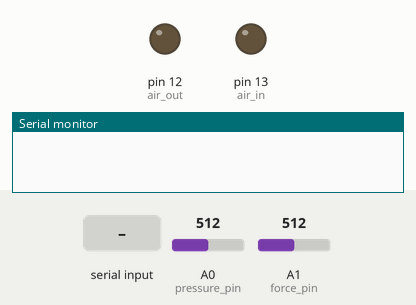
Recording of a sketch running on a simulated Arduino Uno, built with avr-gcc and run on an emulated ATmega328P. Shown: output pins drawn as LEDs (lit = HIGH), the last lines printed to the serial monitor. The test bench sets the inputs (shaded band); at power-on: A0 (pressure_pin) = 512, A1 (force_pin) = 512.

Above: at 1.2 s.
1.3 s: "2," received over Serial
2.8 s: "90,45,200," received over Serial
At 4.81 s:
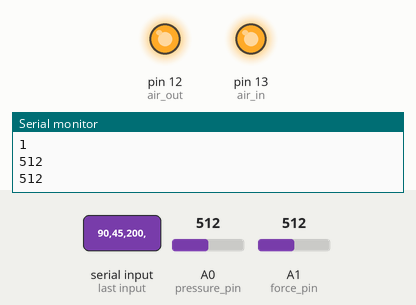
Timing chart, 0 to 6.4 s (numbered marks = the images above; inputs shaded):
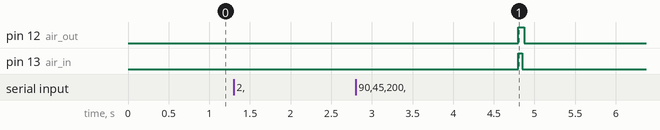

Measured:
- after the input at 2.8 s, pin 12 (air_out): LOW → HIGH after 2.0 s, → LOW 0.07 s later; pin 13 (air_in): LOW → HIGH after 2.0 s, → LOW 0.05 s later

The sketch:

ValvePWM_mod.ino
```cpp
// (licence header left out)
  #include <math.h>
      int choose_branch;    //initialize the variable "choose_branch"

      //Initiating Input and Output pins on Arduino
      int air_in = 13;
      int air_out = 12;
      int pressure_pin = A0;
      int force_pin = A1;

      //Setting the timing of the valves pwm
      String pw_in = "50";            //use milliseconds
      String pw_out = "450";
      String period_in = "500";
      String period_out = "500";
      //initiate timer at 0
      int timer = 0;

  void setup() {
    pinMode(air_in, OUTPUT);
    pinMode(air_out, OUTPUT);
    Serial.begin(115200);           //initialize arduino serial communication
    Serial.setTimeout(1000);         //this sets the maximum milliseconds to wait for serial data. (Nov 5th, changed from 100 ->1000)
    //digitalWrite(air_in,LOW);
    //digitalWrite(air_out,LOW);
  }

  void loop() {
    char choose_branch = '0';
    int total=0;
        digitalWrite(air_in,LOW);
        digitalWrite(air_out,LOW);
    if (Serial.available() > 0)              //If there's info sent over serial from MATLAB, read the serial data into "choose branch" variable.    ('2' = PWM data collection)
    {
      choose_branch = Serial.read();
      if (choose_branch == '2')              //If "choose branch" = 2, then proceed to the following while loop
      {
        Serial.println("running");          //Tell matlab that the arduino recieved the protocol id = running.
        String reading = "2";               //initiate variable to store the serial data as string when it is being read

            while (true)
            {
               reading = Serial.readStringUntil(',');       //read from serial until next ',' sign
                  if (reading.length() > 1 and reading != "2\n")
                  {   //if the reading is anything but 2, break and start collecting data (we need to ignore 2 because matlab sends many instances of the protocol id, so we want to make sure that it checks for the next unique value, which would be how many data points to collect)
                    break;
                  }
            }
                //MATLAB variables
                total = reading.toInt();
                pw_in = Serial.readStringUntil(',').toInt();
                period_in = Serial.readStringUntil(',').toInt();
                pw_out = Serial.readStringUntil(',').toInt();
                period_out = Serial.readStringUntil(',').toInt();

                double start = millis();          //start timer
                double timer = 0;

            //Data collection for pressurizing the BPA
            for (int i = 0; i < total/2; i++)         //data collection begins with total/2  number of data points.
            {
              timer = millis() - start;
                  if (fmod(timer,period_in.toInt())<= pw_in.toInt())      //fmod = floating point modulus. If the remainder of timer/period is smaller than the valve open time, then proceed to turn on valve.
                  {
                    digitalWrite(air_in,HIGH);
                    digitalWrite(air_out,HIGH);
                  } else
                  {
                    digitalWrite(air_in,LOW);                             //If remainder of timer/period is greater than valve open time, shut valve off.
                  }
                  Serial.println(analogRead(force_pin));       //reads raw force data
                  Serial.println(analogRead(pressure_pin));       //reads raw pressure sensor data
                  Serial.println(timer);                //record time stamp of data collection
                  Serial.println(1);
            }
                  // digitalWrite(air_in,LOW)
             //Data collection for depressurizing BPA
             for (int i = 0; i < total/2; i++)
             {
                timer = millis() - start;
                  if (fmod(timer,period_out.toInt())<= pw_out.toInt())
                  {
                  digitalWrite(air_in,LOW);
                  digitalWrite(air_out,HIGH);
                  } else
                  {
                  digitalWrite(air_out,LOW);
                  }
                Serial.println(analogRead(force_pin));       //reads raw force data
                Serial.println(analogRead(pressure_pin));       //reads raw pressure sensor data
                Serial.println(timer);                //record time stamp of data collection
                Serial.println(2);
              }
              //digitalWrite(air_out,LOW);
      } else {  //if there is no information to read over serial from matlab, wait and release valve
        digitalWrite(air_in,LOW);
        digitalWrite(air_out,LOW);
      }
    }
  }
```
